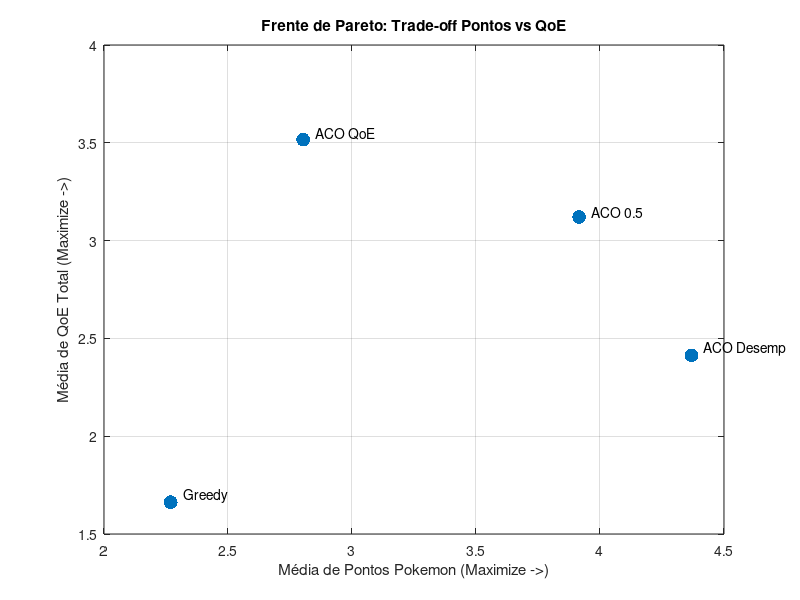

Source code (MATLAB):
% Plota a Frente de Pareto com os resultados médios das 30 execuções

% Dados médios do console:
media_pontos = [2.2687, 3.9158, 2.8029, 4.3693]; 
media_qoe    = [1.6628, 3.1206, 3.5162, 2.4136]; 
metodos = {'Greedy', 'ACO 0.5', 'ACO QoE', 'ACO Desemp'};

figure('Name', 'Analise de Trade-off (Frente de Pareto)', 'Color', 'w');
hold on;
% Plota os pontos
scatter(media_pontos, media_qoe, 100, 'filled', 'MarkerFaceColor', [0 0.4470 0.7410]);

% Adiciona os rótulos aos pontos para fácil identificação
text(media_pontos + 0.05, media_qoe, metodos, 'VerticalAlignment', 'bottom', 'HorizontalAlignment', 'left');

title('Frente de Pareto: Trade-off Pontos vs QoE');
xlabel('Média de Pontos Pokemon (Maximize ->)');
ylabel('Média de QoE Total (Maximize ->)');
grid on;
box on;
hold off;
